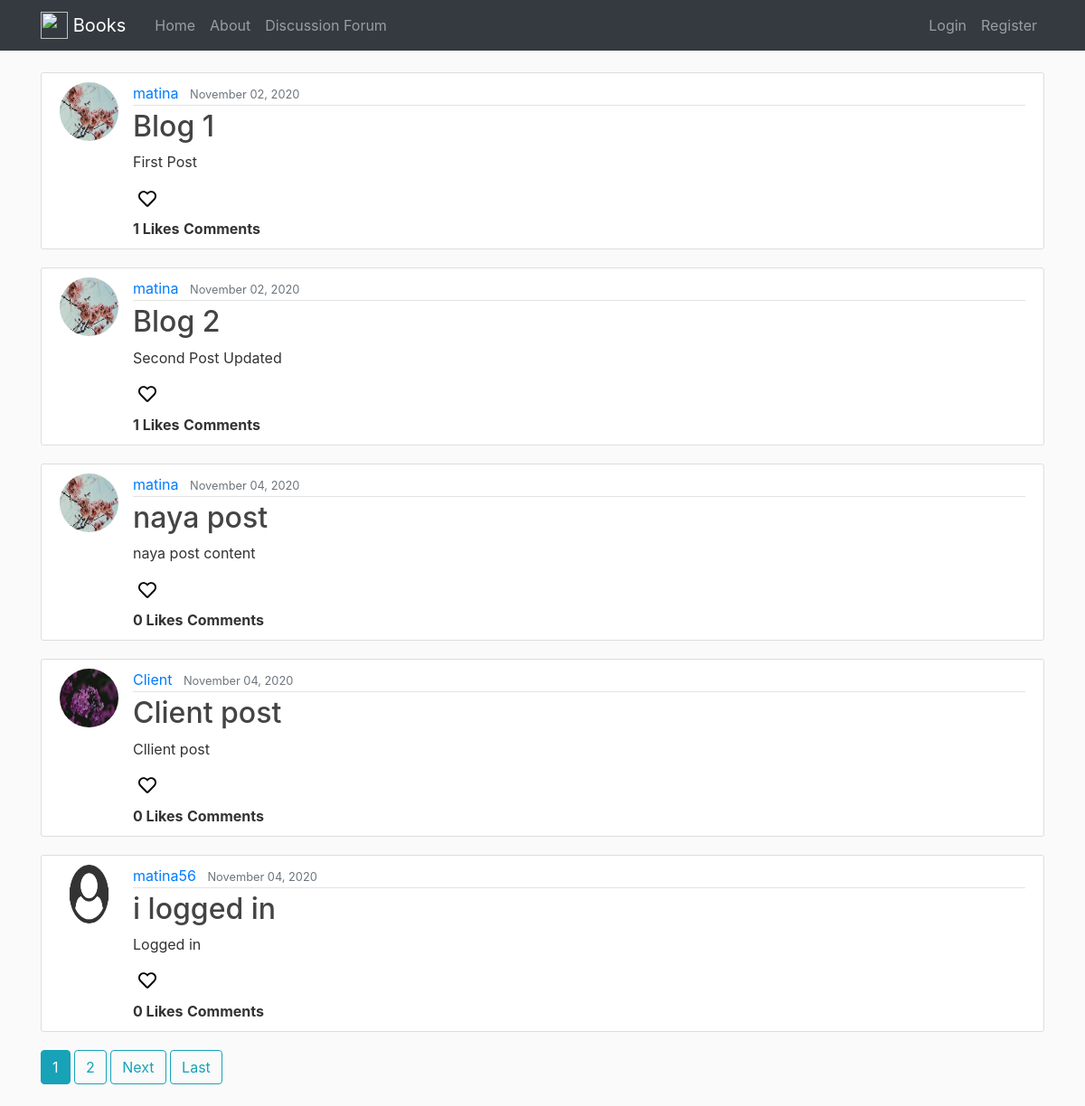
The app's page /forum/ with its own data.
### forum/models.py (models this page shows, shortened)
class Post(models.Model):
    title = models.CharField(max_length=100)
    content = models.TextField()
    date_posted = models.DateTimeField(default=timezone.now)
    author = models.ForeignKey(User, on_delete=models.CASCADE) #If user is deleted it deletes the post too
    likes = models.ManyToManyField(User, default= None, blank=True, related_name='liked')
    comments = models.ManyToManyField(User, default= None, blank=True, related_name='commented')

### user/models.py (models this page shows, shortened)
class Profile(models.Model):
    user = models.OneToOneField(User, on_delete=models.CASCADE)
    bio = models.CharField(max_length = 100, blank=True)
    image = models.ImageField(default='default.png', upload_to='profile_pics')

### forum/views.py (the view)
# urls.py: path('forum/', PostListView.as_view(), name='forum-page'),
class PostListView(ListView):
    model = Post
    template_name = 'forum/forum.html'
    context_object_name = 'posts'
    paginate_by = 5

### forum/templates/forum/forum.html (shortened to what this page needs)
{% extends "forum/base.html" %}
{% block content %}
    {% for post in posts %}
    <article class="media content-section">
      <img class="rounded-circle article-img" src="{{ post.author.profile.image.url }}" alt="">
        <div class="media-body">
          <div class="article-metadata">
            <a class="mr-2" href="{% url 'profile' post.author_id %}">{{ post.author }}</a>
            <small class="text-muted">{{ post.date_posted|date:"F d, Y"}}</small>
          </div>
          <h2><a class="article-title" href="{% url 'post-detail' post.id %}">{{ post.title }}</a></h2>
          <p class="article-content">{{ post.content }}</p>
          <h5>
            <form action="{% url 'likes' %}" method="POST">
              {% if user not in post.likes.all %}
              <button type="submit" style="border: none; background-color: transparent;"><i class="far fa-heart" style="color: black;"></i></button>
              {% else %}
              <button type="submit" style="border: none; background-color: transparent;"><i class="fas fa-heart" style="color: red;"></i></button>
              {% endif %}
            </form>
          </h5>
          <strong>{{ post.likes.all.count }} Likes</strong>
          <strong>{{ comment }} Comments</strong>
        </div>
    </article>
    {% endfor %}
    {% if is_paginated %}
      {% for num in page_obj.paginator.page_range %}
        {% if page_obj.number == num %}
          <a href="?page={{ num }}" class="btn btn-info mb-4">{{ num }}</a>
        {% elif num > page_obj.number|add:'-3' and num < page_obj.number|add:'3' %}
          <a href="?page={{ num }}" class="btn btn-outline-info mb-4">{{ num }}</a>
        {% endif %}
      {% endfor %}
      {% if page_obj.has_next %}
        <a class="btn btn-outline-info mb-4" href="?page={{ page_obj.next_page_number }}">Next</a>
        <a class="btn btn-outline-info mb-4" href="?page={{ page_obj.paginator.num_pages }}">Last</a>
      {% endif %}
    {% endif %}
{% endblock content %}

### forum/static/forum/main.css (style rules this page uses)
* { box-sizing: border-box; }
body { background: #fafafa; color: #333333; margin-top: 5rem; }
h1, h2, h3, h4, h5, h6 { color: #444444; }
.content-section { background: #ffffff; padding: 10px 20px; border: 1px solid #dddddd; border-radius: 3px; margin-bottom: 20px; }
.article-title { color: #444444; }
.article-content { white-space: pre-line; }
.article-img { height: 65px; width: 65px; margin-right: 16px; }
.article-metadata { padding-bottom: 1px; margin-bottom: 4px; border-bottom: 1px solid #e3e3e3 }

### records on screen
Post: author.profile.image (picture), author "matina", date_posted "November 02, 2020", title "Blog 1", content "First Post", likes.all.count "1"
Post: author.profile.image (picture), author "matina", date_posted "November 02, 2020", title "Blog 2", content "Second Post Updated", likes.all.count "1"
Post: author.profile.image (picture), author "matina", date_posted "November 04, 2020", title "naya post", content "naya post content", likes.all.count "0"
Post: author.profile.image (picture), author "Client", date_posted "November 04, 2020", title "Client post", content "Cllient post", likes.all.count "0"
Post: author.profile.image (placeholder picture), author "matina56", date_posted "November 04, 2020", title "i logged in", content "Logged in", likes.all.count "0"

### other values on screen
{{ num }} "1"
{{ num }} "2"
